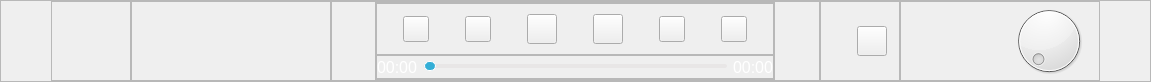
<?xml version="1.0" encoding="UTF-8"?>
<ui version="4.0">
 <class>PlayWindow</class>
 <widget class="QWidget" name="PlayWindow">
  <property name="geometry">
   <rect>
    <x>0</x>
    <y>0</y>
    <width>1151</width>
    <height>82</height>
   </rect>
  </property>
  <property name="windowTitle">
   <string>Form</string>
  </property>
  <layout class="QGridLayout" name="gridLayout_5">
   <property name="leftMargin">
    <number>0</number>
   </property>
   <property name="topMargin">
    <number>0</number>
   </property>
   <property name="rightMargin">
    <number>0</number>
   </property>
   <property name="bottomMargin">
    <number>0</number>
   </property>
   <property name="spacing">
    <number>0</number>
   </property>
   <item row="0" column="0">
    <widget class="QFrame" name="frame">
     <property name="frameShape">
      <enum>QFrame::StyledPanel</enum>
     </property>
     <property name="frameShadow">
      <enum>QFrame::Raised</enum>
     </property>
     <layout class="QHBoxLayout" name="horizontalLayout">
      <property name="spacing">
       <number>0</number>
      </property>
      <property name="leftMargin">
       <number>50</number>
      </property>
      <property name="topMargin">
       <number>0</number>
      </property>
      <property name="rightMargin">
       <number>50</number>
      </property>
      <property name="bottomMargin">
       <number>0</number>
      </property>
      <item>
       <widget class="QFrame" name="frameFormCoverArt">
        <property name="minimumSize">
         <size>
          <width>80</width>
          <height>80</height>
         </size>
        </property>
        <property name="maximumSize">
         <size>
          <width>80</width>
          <height>80</height>
         </size>
        </property>
        <property name="frameShape">
         <enum>QFrame::StyledPanel</enum>
        </property>
        <property name="frameShadow">
         <enum>QFrame::Raised</enum>
        </property>
        <layout class="QGridLayout" name="gridLayoutFormCoverArt">
         <property name="leftMargin">
          <number>0</number>
         </property>
         <property name="topMargin">
          <number>0</number>
         </property>
         <property name="rightMargin">
          <number>0</number>
         </property>
         <property name="bottomMargin">
          <number>0</number>
         </property>
         <property name="spacing">
          <number>0</number>
         </property>
        </layout>
       </widget>
      </item>
      <item>
       <widget class="QFrame" name="frameFormTitle">
        <property name="minimumSize">
         <size>
          <width>200</width>
          <height>80</height>
         </size>
        </property>
        <property name="maximumSize">
         <size>
          <width>200</width>
          <height>80</height>
         </size>
        </property>
        <property name="frameShape">
         <enum>QFrame::StyledPanel</enum>
        </property>
        <property name="frameShadow">
         <enum>QFrame::Raised</enum>
        </property>
        <layout class="QGridLayout" name="gridLayoutFormTitle">
         <property name="leftMargin">
          <number>10</number>
         </property>
         <property name="topMargin">
          <number>0</number>
         </property>
         <property name="rightMargin">
          <number>0</number>
         </property>
         <property name="bottomMargin">
          <number>0</number>
         </property>
        </layout>
       </widget>
      </item>
      <item>
       <widget class="QFrame" name="frame_12">
        <property name="frameShape">
         <enum>QFrame::StyledPanel</enum>
        </property>
        <property name="frameShadow">
         <enum>QFrame::Raised</enum>
        </property>
        <layout class="QGridLayout" name="gridLayout_6">
         <property name="leftMargin">
          <number>0</number>
         </property>
         <property name="topMargin">
          <number>0</number>
         </property>
         <property name="rightMargin">
          <number>0</number>
         </property>
         <property name="bottomMargin">
          <number>0</number>
         </property>
         <property name="spacing">
          <number>0</number>
         </property>
         <item row="0" column="0">
          <widget class="QFrame" name="frame_3">
           <property name="minimumSize">
            <size>
             <width>400</width>
             <height>0</height>
            </size>
           </property>
           <property name="maximumSize">
            <size>
             <width>400</width>
             <height>16777215</height>
            </size>
           </property>
           <property name="frameShape">
            <enum>QFrame::StyledPanel</enum>
           </property>
           <property name="frameShadow">
            <enum>QFrame::Raised</enum>
           </property>
           <layout class="QVBoxLayout" name="verticalLayout_3">
            <property name="spacing">
             <number>0</number>
            </property>
            <property name="leftMargin">
             <number>0</number>
            </property>
            <property name="topMargin">
             <number>0</number>
            </property>
            <property name="rightMargin">
             <number>0</number>
            </property>
            <property name="bottomMargin">
             <number>0</number>
            </property>
            <item>
             <widget class="QFrame" name="frame_6">
              <property name="frameShape">
               <enum>QFrame::StyledPanel</enum>
              </property>
              <property name="frameShadow">
               <enum>QFrame::Raised</enum>
              </property>
              <layout class="QHBoxLayout" name="horizontalLayout_3">
               <property name="spacing">
                <number>10</number>
               </property>
               <property name="leftMargin">
                <number>0</number>
               </property>
               <property name="topMargin">
                <number>10</number>
               </property>
               <property name="rightMargin">
                <number>0</number>
               </property>
               <property name="bottomMargin">
                <number>10</number>
               </property>
               <item>
                <widget class="QPushButton" name="btnInfo">
                 <property name="minimumSize">
                  <size>
                   <width>26</width>
                   <height>26</height>
                  </size>
                 </property>
                 <property name="maximumSize">
                  <size>
                   <width>26</width>
                   <height>26</height>
                  </size>
                 </property>
                 <property name="styleSheet">
                  <string notr="true">QPushButton
{
  border-image: url(&quot;:/resource/btm-btn26-info-n.png&quot;);
}

QPushButton:hover
{
  border-image: url(&quot;:/resource/btm-btn26-info-h.png&quot;);
}</string>
                 </property>
                 <property name="text">
                  <string/>
                 </property>
                </widget>
               </item>
               <item>
                <widget class="QPushButton" name="btnPrev">
                 <property name="minimumSize">
                  <size>
                   <width>26</width>
                   <height>26</height>
                  </size>
                 </property>
                 <property name="maximumSize">
                  <size>
                   <width>26</width>
                   <height>26</height>
                  </size>
                 </property>
                 <property name="styleSheet">
                  <string notr="true">QPushButton
{
  border-image: url(&quot;:/resource/btm-btn26-rew-n.png&quot;);
}

QPushButton:hover
{
  border-image: url(&quot;:/resource/btm-btn26-rew-h.png&quot;);
}

</string>
                 </property>
                </widget>
               </item>
               <item>
                <widget class="QPushButton" name="btnPlay">
                 <property name="minimumSize">
                  <size>
                   <width>30</width>
                   <height>30</height>
                  </size>
                 </property>
                 <property name="maximumSize">
                  <size>
                   <width>30</width>
                   <height>30</height>
                  </size>
                 </property>
                 <property name="styleSheet">
                  <string notr="true">QPushButton
{
  border-image: url(&quot;:/resource/btm-btn40-play-n.png&quot;);
}

QPushButton:hover
{
  border-image: url(&quot;:/resource/btm-btn40-play-h.png&quot;);
}

</string>
                 </property>
                </widget>
               </item>
               <item>
                <widget class="QPushButton" name="btnStop">
                 <property name="minimumSize">
                  <size>
                   <width>30</width>
                   <height>30</height>
                  </size>
                 </property>
                 <property name="maximumSize">
                  <size>
                   <width>30</width>
                   <height>30</height>
                  </size>
                 </property>
                 <property name="styleSheet">
                  <string notr="true">QPushButton
{
  border-image: url(&quot;:/resource/btm-btn40-stop-n.png&quot;);
}

QPushButton:hover
{
  border-image: url(&quot;:/resource/btm-btn40-stop-h.png&quot;);
}

</string>
                 </property>
                </widget>
               </item>
               <item>
                <widget class="QPushButton" name="btnNext">
                 <property name="minimumSize">
                  <size>
                   <width>26</width>
                   <height>26</height>
                  </size>
                 </property>
                 <property name="maximumSize">
                  <size>
                   <width>26</width>
                   <height>26</height>
                  </size>
                 </property>
                 <property name="styleSheet">
                  <string notr="true">QPushButton
{
  border-image: url(&quot;:/resource/btm-btn26-ff-n.png&quot;);
}

QPushButton:hover
{
  border-image: url(&quot;:/resource/btm-btn26-ff-h.png&quot;);
}
</string>
                 </property>
                </widget>
               </item>
               <item>
                <widget class="QPushButton" name="btnRandom">
                 <property name="minimumSize">
                  <size>
                   <width>26</width>
                   <height>26</height>
                  </size>
                 </property>
                 <property name="maximumSize">
                  <size>
                   <width>26</width>
                   <height>26</height>
                  </size>
                 </property>
                 <property name="styleSheet">
                  <string notr="true">QPushButton
{
  border-image: url(&quot;:/resource/btm-btn26-random-n.png&quot;);
}

QPushButton:hover
{
  border-image: url(&quot;:/resource/btm-btn26-random-h.png&quot;);
}
</string>
                 </property>
                </widget>
               </item>
              </layout>
             </widget>
            </item>
            <item>
             <widget class="QFrame" name="frame_7">
              <property name="frameShape">
               <enum>QFrame::StyledPanel</enum>
              </property>
              <property name="frameShadow">
               <enum>QFrame::Raised</enum>
              </property>
              <layout class="QHBoxLayout" name="horizontalLayout_2">
               <property name="spacing">
                <number>6</number>
               </property>
               <property name="leftMargin">
                <number>0</number>
               </property>
               <property name="topMargin">
                <number>0</number>
               </property>
               <property name="rightMargin">
                <number>0</number>
               </property>
               <property name="bottomMargin">
                <number>0</number>
               </property>
               <item>
                <widget class="QLabel" name="labelCurTime">
                 <property name="font">
                  <font>
                   <family>Segoe UI</family>
                   <pointsize>12</pointsize>
                  </font>
                 </property>
                 <property name="styleSheet">
                  <string notr="true">color: rgb(255, 255, 255);</string>
                 </property>
                 <property name="text">
                  <string>00:00</string>
                 </property>
                </widget>
               </item>
               <item>
                <widget class="QSlider" name="horizontalSlider">
                 <property name="styleSheet">
                  <string notr="true">QSlider::groove:horizontal {
    background-color: #e8e6e6;
    border: 1px solid #e8e6e6;
    height: 2px;
    border-radius: 2px;
}

QSlider::handle:horizontal {
    background-color: #34aed6;
    border: 1px solid #ffffff;
    width: 10px;
	height: 10px;
    border-radius: 5px;
	margin: -4px 0;
}</string>
                 </property>
                 <property name="orientation">
                  <enum>Qt::Horizontal</enum>
                 </property>
                </widget>
               </item>
               <item>
                <widget class="QLabel" name="labelTotalTime">
                 <property name="font">
                  <font>
                   <family>Segoe UI</family>
                   <pointsize>12</pointsize>
                  </font>
                 </property>
                 <property name="styleSheet">
                  <string notr="true">color: rgb(255, 255, 255);</string>
                 </property>
                 <property name="text">
                  <string>00:00</string>
                 </property>
                </widget>
               </item>
              </layout>
             </widget>
            </item>
           </layout>
          </widget>
         </item>
        </layout>
       </widget>
      </item>
      <item>
       <widget class="QFrame" name="frameVolume">
        <property name="minimumSize">
         <size>
          <width>80</width>
          <height>0</height>
         </size>
        </property>
        <property name="maximumSize">
         <size>
          <width>80</width>
          <height>16777215</height>
         </size>
        </property>
        <property name="frameShape">
         <enum>QFrame::StyledPanel</enum>
        </property>
        <property name="frameShadow">
         <enum>QFrame::Raised</enum>
        </property>
        <layout class="QHBoxLayout" name="horizontalLayout_4">
         <property name="spacing">
          <number>6</number>
         </property>
         <property name="leftMargin">
          <number>0</number>
         </property>
         <property name="topMargin">
          <number>0</number>
         </property>
         <property name="rightMargin">
          <number>0</number>
         </property>
         <property name="bottomMargin">
          <number>0</number>
         </property>
         <item>
          <spacer name="horizontalSpacer">
           <property name="orientation">
            <enum>Qt::Horizontal</enum>
           </property>
           <property name="sizeHint" stdset="0">
            <size>
             <width>40</width>
             <height>20</height>
            </size>
           </property>
          </spacer>
         </item>
         <item>
          <widget class="QPushButton" name="btnVolume">
           <property name="minimumSize">
            <size>
             <width>30</width>
             <height>30</height>
            </size>
           </property>
           <property name="maximumSize">
            <size>
             <width>30</width>
             <height>30</height>
            </size>
           </property>
           <property name="font">
            <font>
             <family>Segoe UI Semilight</family>
             <pointsize>10</pointsize>
            </font>
           </property>
           <property name="styleSheet">
            <string notr="true">QPushButton
{
  color: rgb(255, 255, 255);
  border-image: url(&quot;:/resource/btm-btn30-volume-n.png&quot;);
}

QPushButton:hover
{
  border-image: url(&quot;:/resource/btm-btn30-volume-h.png&quot;);
}
QPushButton::menu-indicator
{
	image:none;
}</string>
           </property>
           <property name="text">
            <string/>
           </property>
          </widget>
         </item>
         <item>
          <widget class="QLabel" name="labelVolume">
           <property name="font">
            <font>
             <family>Segoe UI</family>
             <pointsize>14</pointsize>
            </font>
           </property>
           <property name="styleSheet">
            <string notr="true">color: rgb(255, 255, 255);</string>
           </property>
           <property name="text">
            <string> </string>
           </property>
           <property name="alignment">
            <set>Qt::AlignCenter</set>
           </property>
          </widget>
         </item>
        </layout>
       </widget>
      </item>
      <item>
       <widget class="QFrame" name="frameDial">
        <property name="minimumSize">
         <size>
          <width>200</width>
          <height>0</height>
         </size>
        </property>
        <property name="maximumSize">
         <size>
          <width>200</width>
          <height>16777215</height>
         </size>
        </property>
        <property name="frameShape">
         <enum>QFrame::StyledPanel</enum>
        </property>
        <property name="frameShadow">
         <enum>QFrame::Raised</enum>
        </property>
        <layout class="QHBoxLayout" name="horizontalLayout_5">
         <property name="spacing">
          <number>0</number>
         </property>
         <property name="leftMargin">
          <number>0</number>
         </property>
         <property name="topMargin">
          <number>0</number>
         </property>
         <property name="rightMargin">
          <number>0</number>
         </property>
         <property name="bottomMargin">
          <number>0</number>
         </property>
         <item>
          <widget class="QLabel" name="labelDial">
           <property name="minimumSize">
            <size>
             <width>50</width>
             <height>0</height>
            </size>
           </property>
           <property name="font">
            <font>
             <family>Segoe UI</family>
             <pointsize>14</pointsize>
            </font>
           </property>
           <property name="styleSheet">
            <string notr="true">color: rgb(255, 255, 255);</string>
           </property>
           <property name="text">
            <string> </string>
           </property>
           <property name="alignment">
            <set>Qt::AlignRight|Qt::AlignTrailing|Qt::AlignVCenter</set>
           </property>
          </widget>
         </item>
         <item>
          <widget class="QDial" name="dial">
           <property name="minimumSize">
            <size>
             <width>100</width>
             <height>0</height>
            </size>
           </property>
           <property name="maximumSize">
            <size>
             <width>16777215</width>
             <height>16777215</height>
            </size>
           </property>
           <property name="styleSheet">
            <string notr="true">QDial
{
  color: rgb(255, 255, 255);
  border-image: url(&quot;:/resource/top-btn22-classify-rank-h.png&quot;);
}</string>
           </property>
          </widget>
         </item>
        </layout>
       </widget>
      </item>
     </layout>
    </widget>
   </item>
  </layout>
 </widget>
 <resources/>
 <connections/>
</ui>
